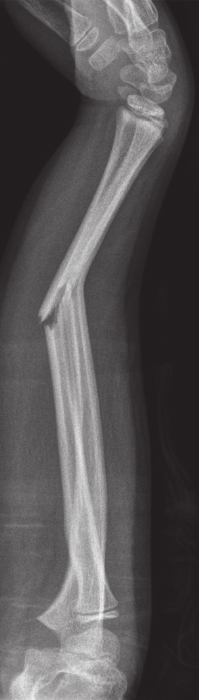
%> input picture dataset/new.jpg, 199 x 700 px
$ octave Final.m   (GNU Octave 9; MATLAB toolbox functions it lacks are replaced by stand-ins)
%> lines starting %> are read from the running program, lines starting %| are printed output that depends on the picture; in (x1, y1, x2, y2) boxes, pixels count from 0 and x2, y2 are one past the last pixel; in counts of white or black regions, pixels touching at a corner belong together; the program's own positions count from 1
I = imread('new.jpg');
%> I is the input picture: size 700x199x3 uint8; mean R, G, B 87.6, 84.6, 85.3
grayimage=rgb2gray(I);
%ad=imadjust(grayimage,[0.1,0.9],[0.0,1.0]);
ad=imadjust(grayimage);
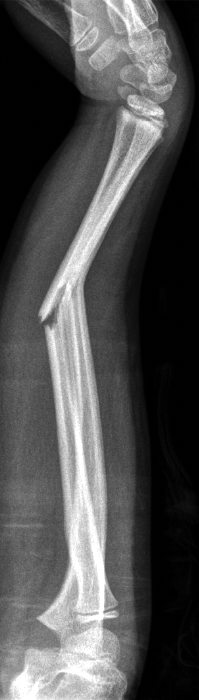
%> ad: size 700x199 uint8; min 0, max 255, mean 80.6
%filtered2=fspecial('average',[3 3]);
%filtered=imfilter(grayimage,filtered2);
filtered=imnoise(ad,'salt & pepper',0);
% [5 lines of commented-out code are left out]

SE=strel('disk',3);
%filtered=imopen(grayimage,SE);

erosion=imerode(filtered,SE);
dilation=imdilate(filtered,SE);
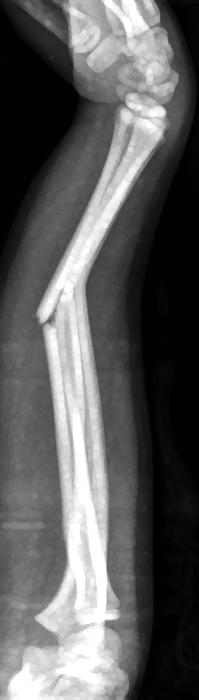
%> dilation: size 700x199 uint8; min 1, max 255, mean 93.4
diff=dilation-erosion;
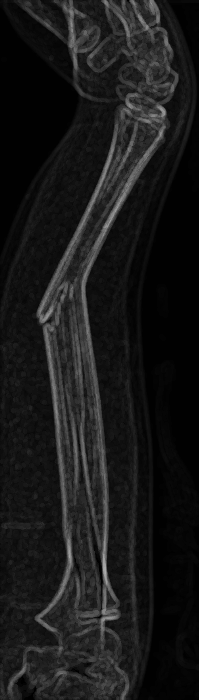
%> diff: size 700x199 uint8; min 0, max 173, mean 24.7
%image_dilate_diff=dilation-grayimage;
%image_erode_diff=erosion-grayimage;
gradient_image=filtered-diff;
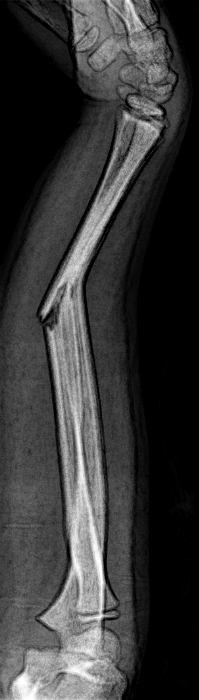
%> gradient_image: size 700x199 uint8; min 0, max 255, mean 56.7
SE2=strel('diamond',3);
new_dilation=imdilate(gradient_image,SE2);
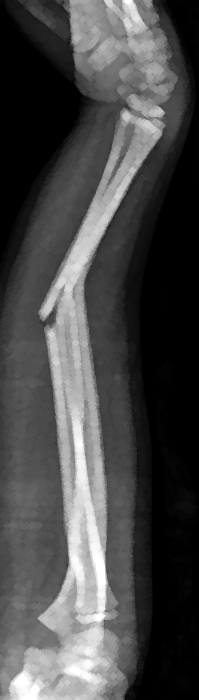
%> new_dilation: size 700x199 uint8; min 0, max 255, mean 73.5

c=edge(new_dilation,'sobel');
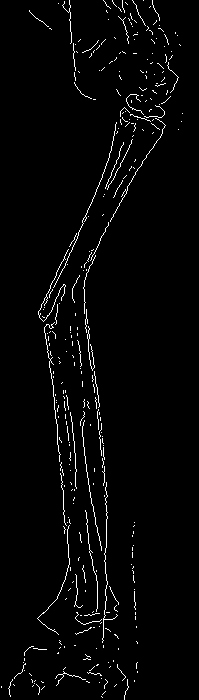
%> c: size 700x199 logical; 2.5% white in thin lines or dots
figure(1);
imshow(c);

c2=edge(new_dilation,'prewitt');
%> c2: size 700x199 logical; 2.4% white in thin lines or dots
figure(2);
imshow(c2);


c3=edge(new_dilation,'canny',0.2);
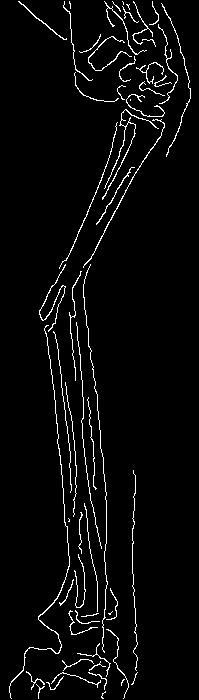
%> c3: size 700x199 logical; 3.7% white in thin lines or dots
figure(3);
imshow(c3);

$ run again, with dataset/F100.jpg copied over dataset/new.jpg
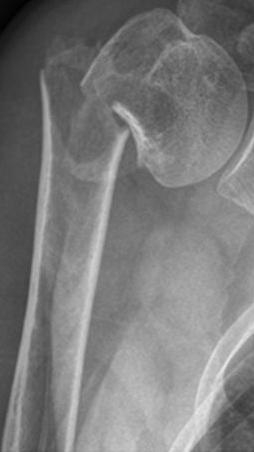
%> input picture dataset/F100.jpg, 254 x 452 px
%> I is the input picture: size 452x254x3 uint8; min 0, max 235, mean 122.5
%> `c=edge(new_dilation,'sobel');`:
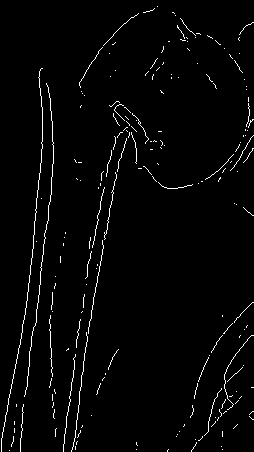
%> c: size 452x254 logical; 2.3% white in thin lines or dots
%> c2: size 452x254 logical; 2.3% white in thin lines or dots
%> `c3=edge(new_dilation,'canny',0.2);`:
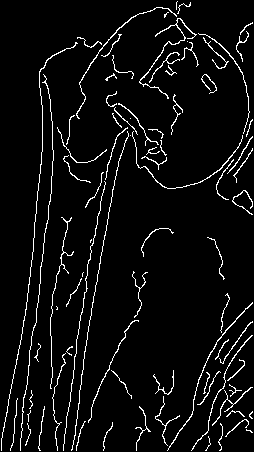
%> c3: size 452x254 logical; 5.3% white in thin lines or dots

$ run again, with dataset/F11.jpg copied over dataset/new.jpg
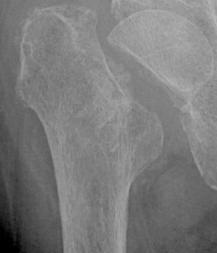
%> input picture dataset/F11.jpg, 217 x 253 px
%> I is the input picture: size 253x217x3 uint8; min 0, max 182, mean 123
%> `c=edge(new_dilation,'sobel');`:
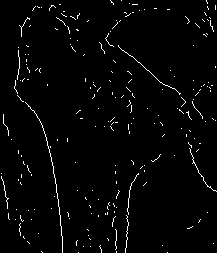
%> c: size 253x217 logical; 2.1% white in thin lines or dots
%> c2: size 253x217 logical; 2% white in thin lines or dots
%> `c3=edge(new_dilation,'canny',0.2);`:
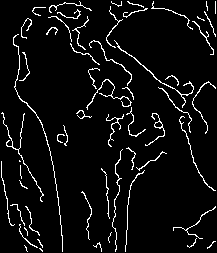
%> c3: size 253x217 logical; 5.6% white in thin lines or dots
